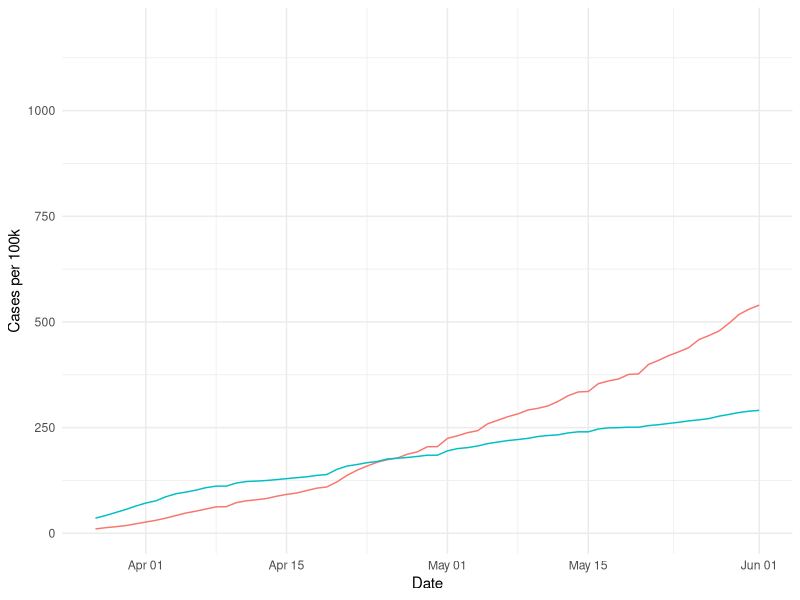
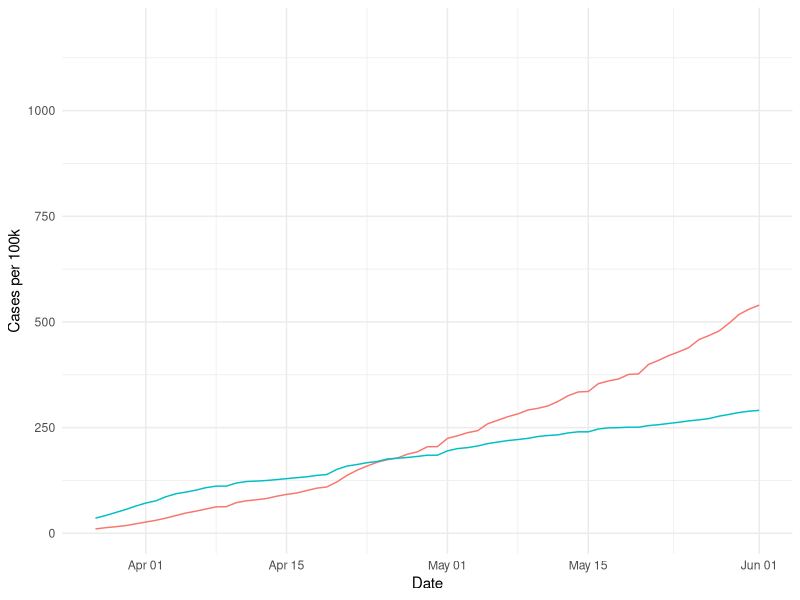

These charts were generated, in order, by the following R code:
library(tidyverse)

region.daily = read_csv('processed/region-daily-calcs.csv')

westside.split = region.daily %>% 
  mutate(region = if_else(mapla.region.slug == 'westside', 'westside', 'not-westside')) %>% 
  group_by(region, date) %>% 
  summarise(
    confirmed.cases = sum(confirmed.cases),
    population = sum(population),
    case.rate.100k = confirmed.cases / population * 100000
  )

westside.split %>% distinct(region, population)

plot.rate.compare = westside.split %>%
  ggplot(aes(date, case.rate.100k, color = region)) +
  geom_line() +
  scale_x_date(limits = c(as.Date('2020-03-27'), as.Date('2020-06-01'))) +
  geom_text(
    data = . %>%
      group_by(region) %>%
      filter(date == max(date)),
    aes(label = region),
    hjust = 'left',
    nudge_x = 0.25
  ) +
  xlab('Date') +
  ylab('Cases per 100k') +
  theme_minimal() +
  theme(legend.position = 'none')

plot.rate.compare

ggsave(file = 'plots/westside-rate-compare.png', plot = plot.rate.compare, width = 11, height = 8)
